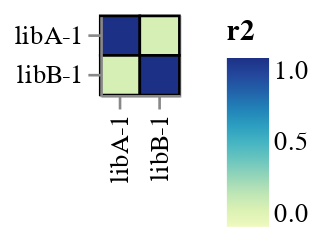

Notebook code cell kept with this figure:
### Code cell
avg_model = polyclonal.PolyclonalAverage(models_df)
avg_model.mut_escape_corr_heatmap()

### Figure 1 — Vega-Lite specification as saved in the notebook (floating-point values rounded to 4 significant figures)
{"config": {"view": {"continuousWidth": 300, "continuousHeight": 300}, "axis": {"labelLimit": 500}}, "data": {"name": "data-c0b280940b2123b607e4152cced0ade8"}, "mark": {"type": "rect", "stroke": "black"}, "encoding": {"color": {"field": "r2", "scale": {"domain": [0, 1], "scheme": "yellowgreenblue"}, "type": "quantitative"}, "facet": {}, "tooltip": [{"field": "r", "format": ".3f", "type": "quantitative"}, {"field": "r2", "format": ".3f", "type": "quantitative"}, {"field": "epitope", "type": "nominal"}, {"field": "library_1", "type": "nominal"}, {"field": "replicate_1", "type": "nominal"}, {"field": "library_2", "type": "nominal"}, {"field": "replicate_2", "type": "nominal"}], "x": {"field": "_label_1", "title": null, "type": "nominal"}, "y": {"field": "_label_2", "title": null, "type": "nominal"}}, "height": {"step": 15}, "width": {"step": 15}, "$schema": "https://vega.github.io/schema/vega-lite/v5.6.1.json", "datasets": {"data-c0b280940b2123b607e4152cced0ade8": [{"r": 1.0, "r2": 1.0, "epitope": "1", "library_1": "libA", "replicate_1": "1", "library_2": "libA", "replicate_2": "1", "_label_1": "libA-1", "_label_2": "libA-1"}, {"r": 0.3429, "r2": 0.1176, "epitope": "1", "library_1": "libB", "replicate_1": "1", "library_2": "libA", "replicate_2": "1", "_label_1": "libB-1", "_label_2": "libA-1"}, {"r": 0.3429, "r2": 0.1176, "epitope": "1", "library_1": "libA", "replicate_1": "1", "library_2": "libB", "replicate_2": "1", "_label_1": "libA-1", "_label_2": "libB-1"}, {"r": 1.0, "r2": 1.0, "epitope": "1", "library_1": "libB", "replicate_1": "1", "library_2": "libB", "replicate_2": "1", "_label_1": "libB-1", "_label_2": "libB-1"}]}}
